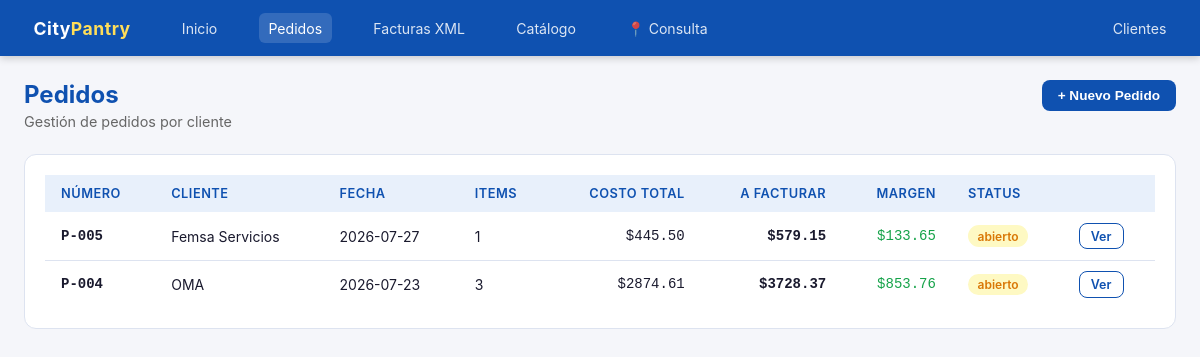
The app's page /pedidos with its own data.
### tables this page shows
CREATE TABLE pedidos (
            id INTEGER PRIMARY KEY AUTOINCREMENT,
            numero TEXT NOT NULL UNIQUE,
            cliente_id INTEGER NOT NULL REFERENCES clientes(id),
            fecha DATE NOT NULL,
            status TEXT DEFAULT 'abierto',
            notas TEXT,
            creado_en TIMESTAMP DEFAULT CURRENT_TIMESTAMP
        );

### app.py (the view)
@app.route("/pedidos")
def pedidos():
    db = get_db()
    rows = db.execute("""
        SELECT p.*, c.nombre as cliente_nombre,
               COUNT(pi.id) as num_items,
               COALESCE(SUM(pi.total_costo),0) as total_costo,
               COALESCE(SUM(pi.total_facturar),0) as total_facturar
        FROM pedidos p
        JOIN clientes c ON p.cliente_id = c.id
        LEFT JOIN pedido_items pi ON pi.pedido_id = p.id
        GROUP BY p.id ORDER BY p.fecha DESC
    """).fetchall()
    clientes = db.execute("SELECT * FROM clientes ORDER BY nombre").fetchall()
    return render_template("pedidos.html", pedidos=rows, clientes=clientes)

### app.py (called while the page is built)
def get_db():
    db = getattr(g, "_database", None)
    if db is None:
        db = g._database = sqlite3.connect(DATABASE)
        db.row_factory = sqlite3.Row
        db.execute("PRAGMA foreign_keys = ON")
    return db

@app.teardown_appcontext
def close_connection(exception):
    db = getattr(g, "_database", None)
    if db is not None:
        db.close()

### templates/pedidos.html (shortened to what this page needs)
{% extends "base.html" %}
{% block content %}
<div class="page-header" style="display:flex; justify-content:space-between; align-items:flex-start;">
  <div><h1>Pedidos</h1><p>Gestión de pedidos por cliente</p></div>
  <button class="btn btn-primary" onclick="openModal('modal-pedido')">+ Nuevo Pedido</button>
</div>
<div class="card">
  {% if pedidos %}
  <div class="table-wrap">
    <table>
      <thead><tr>
        <th>Número</th><th>Cliente</th><th>Fecha</th><th>Items</th>
        <th class="text-right">Costo Total</th>
        <th class="text-right">A Facturar</th>
        <th class="text-right">Margen</th>
        <th>Status</th><th></th>
      </tr></thead>
      <tbody>
      {% for p in pedidos %}
      {% set margen = p.total_facturar - p.total_costo %}
      <tr>
        <td class="mono" style="font-weight:600">{{ p.numero }}</td>
        <td>{{ p.cliente_nombre }}</td>
        <td>{{ p.fecha }}</td>
        <td>{{ p.num_items or 0 }}</td>
        <td class="text-right mono">${{ "%.2f"|format(p.total_costo or 0) }}</td>
        <td class="text-right mono" style="font-weight:600">${{ "%.2f"|format(p.total_facturar or 0) }}</td>
        <td class="text-right mono {% if margen > 0 %}positive{% else %}negative{% endif %}">
          ${{ "%.2f"|format(margen) }}
        </td>
        <td><span class="badge badge-{{ 'success' if p.status == 'cerrado' else 'warning' }}">{{ p.status }}</span></td>
        <td><a class="btn btn-sm btn-secondary" href="/pedidos/{{ p.id }}">Ver</a></td>
      </tr>
      {% endfor %}
      </tbody>
    </table>
  </div>
  {% else %}
  <div style="text-align:center; padding:3rem; color:#888;">
    <div style="font-size:3rem; margin-bottom:1rem;">📋</div>
    <p>No hay pedidos aún.</p>
  </div>
  {% endif %}
</div>
{% endblock %}

### templates/base.html (style rules this page uses)
:root { --azul: #0F51B0; --amarillo: #FFDE59; --azul-claro: #e8f0fb; --gris: #f5f6fa; --texto: #1a1a2e; --borde: #dde3f0; --success: #16a34a; --danger: #dc2626; --warning: #d97706; }
* { box-sizing: border-box; margin: 0; padding: 0; }
body { font-family: -apple-system, BlinkMacSystemFont, 'Segoe UI', sans-serif; background: var(--gris); color: var(--texto); font-size: 14px; }
.page-header { margin-bottom: 1.5rem; }
.page-header h1 { font-size: 1.5rem; font-weight: 700; color: var(--azul); }
.page-header p { color: #666; margin-top: .25rem; font-size: .9rem; }
.card { background: #fff; border-radius: 12px; border: 1px solid var(--borde); padding: 1.25rem; }
.table-wrap { overflow-x: auto; }
table { width: 100%; border-collapse: collapse; }
th { background: var(--azul-claro); color: var(--azul); font-weight: 600; font-size: .8rem; text-transform: uppercase; letter-spacing: .5px; padding: .7rem 1rem; text-align: left; }
td { padding: .65rem 1rem; border-bottom: 1px solid var(--borde); vertical-align: middle; }
tr:last-child td { border-bottom: none; }
.badge { display: inline-block; padding: .2rem .6rem; border-radius: 20px; font-size: .75rem; font-weight: 600; }
.badge-warning { background: #fef9c3; color: var(--warning); }
.btn { display: inline-flex; align-items: center; gap: .4rem; padding: .5rem 1rem; border-radius: 8px; border: none; cursor: pointer; font-size: .85rem; font-weight: 600; text-decoration: none; transition: all .15s; }
.btn-primary { background: var(--azul); color: #fff; }
.btn-secondary { background: #fff; color: var(--azul); border: 1.5px solid var(--azul); }
.btn-sm { padding: .3rem .7rem; font-size: .78rem; }
.text-right { text-align: right; }
.mono { font-family: monospace; }
.positive { color: var(--success); }

### records on screen
pedidos: numero "P-005", cliente_nombre "Femsa Servicios", fecha "2026-07-27", num_items "1", total_costo "445.50", total_facturar "579.15", margen "133.65", status "abierto"
pedidos: numero "P-004", cliente_nombre "OMA", fecha "2026-07-23", num_items "3", total_costo "2874.61", total_facturar "3728.37", margen "853.76", status "abierto"
